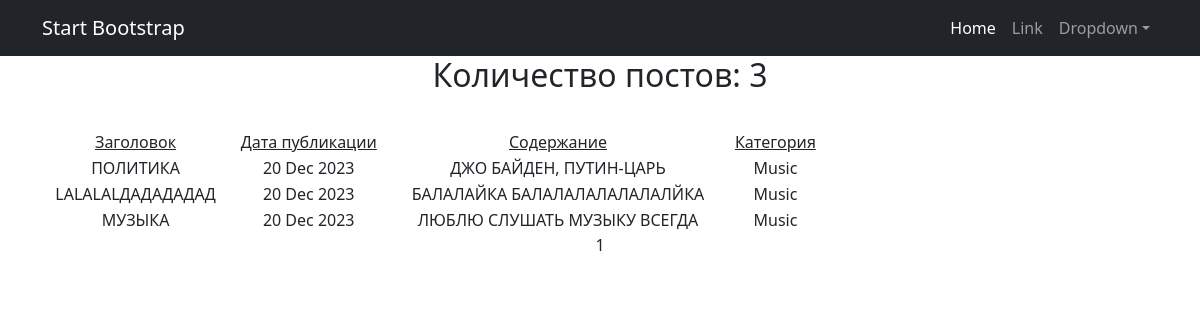
Page /news/ on the committed database.
### simpleapp/models.py (models this page shows, shortened)
class Post(models.Model):
    author = models.ForeignKey(Author, default=1, on_delete=models.SET_DEFAULT,
                               verbose_name=pgettext_lazy('Author', 'Author'))
    type = models.CharField(max_length=7, choices=TYPE, verbose_name=pgettext_lazy('Type', 'Type'))
    time_in = models.DateTimeField(auto_now_add=True, verbose_name=pgettext_lazy('Time_in', 'Time_in'))
    category = models.ManyToManyField(Category, through='PostCategory',
                                      verbose_name=pgettext_lazy('Category', 'Category'))
    title = models.CharField(max_length=255, verbose_name=pgettext_lazy('Title', 'Title'))
    text = models.TextField(verbose_name=pgettext_lazy('Text', 'Text'))
    rating = models.IntegerField(default=0, verbose_name=pgettext_lazy('Rating', 'Rating'))

class Category(models.Model):
    name = models.CharField(max_length=40, unique=True,)

### simpleapp/views.py (the view)
# urls.py: path('news/', NewsList.as_view(), name='post_list'),
class NewsList(ListView):
    model = Post
    template_name = 'post_list.html'
    context_object_name = 'posts'
    ordering = '-time_in'
    paginate_by = 5

### templates/post_list.html (shortened to what this page needs)
{% extends 'flatpages/default.html' %}
{% block content %}
{% if posts %}
    <h2>Количество постов: {{ posts|length }}</h2>
<table width="70%" style="margin-top: 35px">
    <tr>
        <td><u>Заголовок</u></td>
        <td><u>Дата публикации</u></td>
        <td><u>Содержание</u></td>
        <td><u>Категория</u></td>
    </tr>
    {% for post in posts %}
    <tr>
        <td>{{ post.title  }}</td>
        <td>{{ post.time_in|date:'d M Y' }}</td>
        <td>{{ post.text|truncatewords:20 }}</td>
        {% for cat in post.category.all %}
        <td>{{ cat.name }}</td>
        {% endfor %}
    </tr>
    {% endfor %}
</table>
{% else %}
<h3>Публикаций нет!</h3>
{% endif %}
   {{ page_obj.number }}
{% endblock content %}

### rows in the picture
Post: title "ПОЛИТИКА", time_in "20 Dec 2023", text "ДЖО БАЙДЕН, ПУТИН-ЦАРЬ"
Category: name "Music"
Post: title "LALALALДАДАДАДАД", time_in "20 Dec 2023", text "БАЛАЛАЙКА БАЛАЛАЛАЛАЛАЛАЛЙКА"
Post: title "МУЗЫКА", time_in "20 Dec 2023", text "ЛЮБЛЮ СЛУШАТЬ МУЗЫКУ ВСЕГДА"

### other values in the picture
{{ posts|length }} "3"
{{ page_obj.number }} "1"
